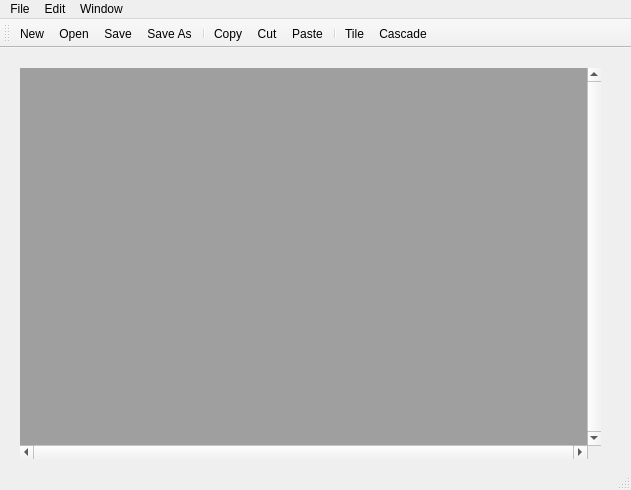
<?xml version="1.0" encoding="UTF-8"?>
<ui version="4.0">
 <class>MainWindow</class>
 <widget class="QMainWindow" name="MainWindow">
  <property name="geometry">
   <rect>
    <x>0</x>
    <y>0</y>
    <width>631</width>
    <height>490</height>
   </rect>
  </property>
  <property name="windowTitle">
   <string>MainWindow</string>
  </property>
  <widget class="QWidget" name="centralwidget">
   <widget class="QMdiArea" name="mdiArea">
    <property name="geometry">
     <rect>
      <x>20</x>
      <y>20</y>
      <width>581</width>
      <height>391</height>
     </rect>
    </property>
    <property name="verticalScrollBarPolicy">
     <enum>Qt::ScrollBarAlwaysOn</enum>
    </property>
    <property name="horizontalScrollBarPolicy">
     <enum>Qt::ScrollBarAlwaysOn</enum>
    </property>
   </widget>
  </widget>
  <widget class="QMenuBar" name="menubar">
   <property name="geometry">
    <rect>
     <x>0</x>
     <y>0</y>
     <width>631</width>
     <height>26</height>
    </rect>
   </property>
   <widget class="QMenu" name="menuFile">
    <property name="title">
     <string>File</string>
    </property>
    <addaction name="actionNew"/>
    <addaction name="actionOpen"/>
    <addaction name="actionSave"/>
    <addaction name="actionSave_As"/>
    <addaction name="actionClose_2"/>
   </widget>
   <widget class="QMenu" name="menuEdit">
    <property name="title">
     <string>Edit</string>
    </property>
    <addaction name="actionCopy"/>
    <addaction name="actionCut"/>
    <addaction name="actionPaste"/>
    <addaction name="actionSelect_All"/>
   </widget>
   <widget class="QMenu" name="menuWindow">
    <property name="title">
     <string>Window</string>
    </property>
    <addaction name="actionNext"/>
    <addaction name="actionPrev"/>
    <addaction name="actionCascade"/>
    <addaction name="actionTile"/>
    <addaction name="separator"/>
    <addaction name="actionClose"/>
    <addaction name="actionClose_All"/>
   </widget>
   <addaction name="menuFile"/>
   <addaction name="menuEdit"/>
   <addaction name="menuWindow"/>
  </widget>
  <widget class="QStatusBar" name="statusbar"/>
  <widget class="QToolBar" name="toolBar">
   <property name="windowTitle">
    <string>toolBar</string>
   </property>
   <attribute name="toolBarArea">
    <enum>TopToolBarArea</enum>
   </attribute>
   <attribute name="toolBarBreak">
    <bool>false</bool>
   </attribute>
   <addaction name="actionNew"/>
   <addaction name="actionOpen"/>
   <addaction name="actionSave"/>
   <addaction name="actionSave_As"/>
   <addaction name="separator"/>
   <addaction name="actionCopy"/>
   <addaction name="actionCut"/>
   <addaction name="actionPaste"/>
   <addaction name="separator"/>
   <addaction name="actionTile"/>
   <addaction name="actionCascade"/>
  </widget>
  <action name="actionNext">
   <property name="icon">
    <iconset resource="Resources.qrc">
     <normaloff>:/resource/images/ileri.png</normaloff>:/resource/images/ileri.png</iconset>
   </property>
   <property name="text">
    <string>Next</string>
   </property>
  </action>
  <action name="actionPrev">
   <property name="icon">
    <iconset resource="Resources.qrc">
     <normaloff>:/resource/images/geri.png</normaloff>:/resource/images/geri.png</iconset>
   </property>
   <property name="text">
    <string>Prev</string>
   </property>
  </action>
  <action name="actionCascade">
   <property name="icon">
    <iconset resource="Resources.qrc">
     <normaloff>:/resource/images/cascade.png</normaloff>:/resource/images/cascade.png</iconset>
   </property>
   <property name="text">
    <string>Cascade</string>
   </property>
  </action>
  <action name="actionTile">
   <property name="icon">
    <iconset resource="Resources.qrc">
     <normaloff>:/resource/images/tile_horizontal.png</normaloff>:/resource/images/tile_horizontal.png</iconset>
   </property>
   <property name="text">
    <string>Tile</string>
   </property>
  </action>
  <action name="actionClose">
   <property name="text">
    <string>Close</string>
   </property>
  </action>
  <action name="actionClose_All">
   <property name="text">
    <string>Close All</string>
   </property>
  </action>
  <action name="actionCut">
   <property name="icon">
    <iconset resource="Resources.qrc">
     <normaloff>:/resource/images/cut.png</normaloff>:/resource/images/cut.png</iconset>
   </property>
   <property name="text">
    <string>Cut</string>
   </property>
  </action>
  <action name="actionPaste">
   <property name="icon">
    <iconset resource="Resources.qrc">
     <normaloff>:/resource/images/paste.png</normaloff>:/resource/images/paste.png</iconset>
   </property>
   <property name="text">
    <string>Paste</string>
   </property>
  </action>
  <action name="actionOpen">
   <property name="icon">
    <iconset resource="Resources.qrc">
     <normaloff>:/resource/images/open.png</normaloff>:/resource/images/open.png</iconset>
   </property>
   <property name="text">
    <string>Open</string>
   </property>
  </action>
  <action name="actionSave">
   <property name="icon">
    <iconset resource="Resources.qrc">
     <normaloff>:/resource/images/save.png</normaloff>:/resource/images/save.png</iconset>
   </property>
   <property name="text">
    <string>Save</string>
   </property>
  </action>
  <action name="actionSave_As">
   <property name="icon">
    <iconset resource="Resources.qrc">
     <normaloff>:/resource/images/saveas.png</normaloff>:/resource/images/saveas.png</iconset>
   </property>
   <property name="text">
    <string>Save As</string>
   </property>
  </action>
  <action name="actionClose_2">
   <property name="text">
    <string>Close</string>
   </property>
  </action>
  <action name="actionSelect_All">
   <property name="text">
    <string>Select All</string>
   </property>
  </action>
  <action name="actionCopy">
   <property name="icon">
    <iconset resource="Resources.qrc">
     <normaloff>:/resource/images/copy.png</normaloff>:/resource/images/copy.png</iconset>
   </property>
   <property name="text">
    <string>Copy</string>
   </property>
  </action>
  <action name="actionNew">
   <property name="icon">
    <iconset resource="Resources.qrc">
     <normaloff>:/resource/images/new.png</normaloff>:/resource/images/new.png</iconset>
   </property>
   <property name="text">
    <string>New</string>
   </property>
  </action>
 </widget>
 <resources>
  <include location="Resources.qrc"/>
 </resources>
 <connections/>
</ui>
